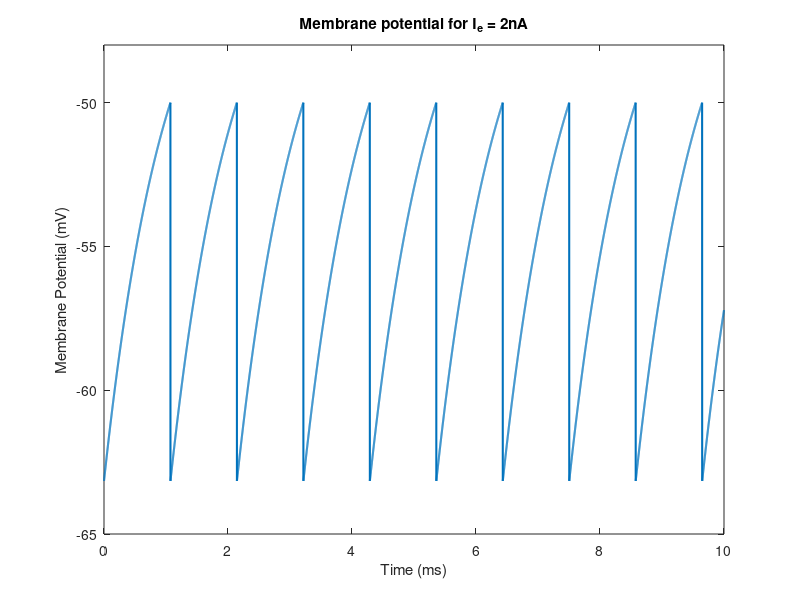

The MATLAB script that drew this image:
%%
% <latex>
% \title{BE 521: Homework 2 Questions \\{\normalsize Modeling Neurons} \\{\normalsize Spring 2021}}
% \author{46 points}
% \date{Due: Tuesday, 2/9/2021 10:00 PM}
% \maketitle
% \textbf{Objective:} Computational modeling of neurons. \\
% We gratefully acknowledge Dr. Vijay Balasubramanian (UPenn) for many of
% the questions in this homework.\\
% </latex>

%% 
% <latex>
% \begin{center}
% \author{Jal Mahendra Panchal}
% \end{center}
% </latex>

%%
% <latex>
% \section{Basic Membrane and Equilibrium Potentials (6 pts)}
% Before undertaking this section, you may find it useful to read pg.
% 153-161 of Dayan \& Abbott's \textit{Theoretical Neuroscience} (the 
% relevant section of which, Chapter 5, is posted with the homework). 
% </latex>

%%
% <latex>
% \begin{enumerate}
%  \item Recall that the potential difference $V_T$ when a mole of ions crosses a cell membrane is defined by the universal gas constant $R = 8.31\; {\rm J/mol\cdot K}$, the temperature $T$ (in Kelvin), and Faraday's constant $F = 96,480 {\rm\ C/mol}$ \[ V_T = \frac{RT}{F} \] Calculate $V_T$ at human physiologic temperature ($37\; ^{\circ} \rm C$). (1 pt)
% </latex>

%%
% <latex>
% \rule{\textwidth}{1pt}
% \textit{Example Latex math commands that uses the align tag to make your equations
% neater. You can also input math into sentences with \$ symbol like $\pi + 1$.}
% \begin{align*}
% E = MC^2 \tag{not aligned}\\
% E = & MC^2 \tag{aligned at = by the \&}\\
% 1 = &\; \frac{2}{2}\tag{aligned at = by \&}
% \end{align*}
% \rule{\textwidth}{1pt}
% </latex>

%%
% <latex>
% \\ Answer: \\
% </latex>
%%
% Replacing the value of R = 8.134 J/ mol.K, F  = 96,480 C/mol and T = 310 K
% in the equation, we get : 
R = 8.314;
F = 96480;
T = 310;
V_t = R*T/F

%%
% <latex>
% The $V_T$ at human physiological temperatures is 0.0267 V or 26.7 mV.\\
% </latex>


%%
% <latex>
%  \item Use this value $V_T$ to calculate the Nernst equilibrium potentials 
%  (in mV) for the $\rm K^+$, $\rm Na^+$, and $\rm Cl^-$ ions, given the following 
%  cytoplasm and extracellular concentrations in the squid giant axon: 
%  $\rm K^+$ : (120, 4.5), $\rm Na^+$ : (15, 145), and $\rm Cl^-$ : (12, 120), 
%  where the first number is the cytoplasmic and the second the extracellular 
%  concentration (in mM). (2 pts)
% </latex>

%%
% <latex>
% \\ Answer: \\
% To calcualte the Nernst equilibrium potential, we can use the equation,
% \begin{align*}
% E = & \frac{V_T}{z} ln(\frac{[extracellular\ concentration]}{[cytoplasmic\ concentration]})
% \end{align*}
% </latex>

K_extcell_conc_mM =4.5;
K_cyto_conc_mM = 120;
K_z = 1;

Na_extcell_conc_mM =145;
Na_cyto_conc_mM = 15;
Na_z  = 1;

Cl_extcell_conc_mM =120;
Cl_cyto_conc_mM = 12;
Cl_z = -1;

% Nernst equilibrium potential for K in mV is
E_K_mV = V_t/K_z*log(K_extcell_conc_mM/K_cyto_conc_mM)

% Nernst equilibrium potential for Na in mV is 
E_Na_mV = V_t/Na_z*log(Na_extcell_conc_mM/Na_cyto_conc_mM)

% Nernst equilibrium potential for Cl in mV is 
E_Cl_mV = V_t/Cl_z*log(Cl_extcell_conc_mM/Cl_cyto_conc_mM)

%%
% <latex>
% The Nernst equilibrium potential for $K^+$ is -87.7 mV, for $Na^+$ is 60.6
% mV and for $Cl^-$ is -61.5 mV. \\
% </latex>



%%
% <latex>
%  \item 
%   \begin{enumerate}
% 	\item Use the Goldmann equation,
% 	  \begin{equation}
% 		V_m = V_T\ln\left( \frac{\rm P_{K}\cdot[K^+]_{out} + P_{NA}\cdot[Na^+]_{out} + P_{Cl}\cdot[Cl^-]_{in}}{\rm P_{K}\cdot[K^+]_{in} + P_{NA}\cdot[Na^+]_{in} + P_{Cl}\cdot[Cl^-]_{out}} \right)
% 	  \end{equation}
% 	to calculate the resting membrane potential, $V_m$, assuming that the ratio of membrane permeabilities $\rm P_K:P_{Na}:P_{Cl}$ is $1.0:0.045:0.45$. Use the ion concentrations given above in Question 1.2. (2 pts)
% </latex>

%%
% <latex>
% \\ Answer: \\
% </latex>

%%
%Using the given ratios of membrane permiabilities, we get
P_K = 1;
P_Na = 0.045;
P_Cl = 0.45;

V_m_rest = V_t*log(((P_K*K_extcell_conc_mM)+(P_Na*Na_extcell_conc_mM)+ (P_Cl*Cl_cyto_conc_mM))/((P_K*K_cyto_conc_mM)+(P_Na*Na_cyto_conc_mM)+(P_Cl*Cl_extcell_conc_mM)))

%%
% <latex>
% The resting membrane potential is $V_m$ = -63.2 mV.\\
% </latex>

%%
% <latex>
% 	\item Calculate the membrane potential at the peak action potential, assuming a permeability ratio of $1.0:11:0.45$, again using the ion concentrations given in Question 1.2. (1 pt)
%   \end{enumerate}
% </latex>

%%
% <latex>
% \\ Answer: \\
% </latex>

%%
%Using the membrane permiabilities  to find membrane potential at peak
%action potential

P_K = 1;
P_Na = 11;
P_Cl = 0.45;

V_m_actpot = V_t*log(((P_K*K_extcell_conc_mM)+(P_Na*Na_extcell_conc_mM)+(P_Cl*Cl_cyto_conc_mM))/((P_K*K_cyto_conc_mM)+(P_Na*Na_cyto_conc_mM)+(P_Cl*Cl_extcell_conc_mM)))

%%
% <latex>
% The membrane potential at peak action potential is $V_m$ = 41.5 mV.\\
% </latex>

%%
% <latex>
% 	\item The amplitudes of the multi-unit signals in HW0 and local field
% 	potentials (LFP) in HW1 had magnitudes on the order of 10 to 100
% 	microvolts. The voltage at the peak of the action potential (determined
% 	using the Goldman equation above) has a magnitude on the order of 10
% 	millivolts. Briefly explain why we see this difference in magnitude.
% 	Hint 1: Voltage is the difference in electric potential between two
% 	points. What are the two points for our voltage measurement in the
% 	multi-unit and LFP signals? What are the two points for the voltage
% 	measurement of the action potential? Hint 2: The resistance of the neuronal membrane is typically much higher than the resistance of the extracellular fluid. (2 pts)
% </latex>

%%
% <latex>
% \\ Answer: \\
% lorem epsum
% </latex>
%% 
% <latex>
% \end{enumerate}
% \section{Integrate and Fire Model (38 pts)}
% You may find it useful to read pg.\ 162-166 of Dayan and Abbott for this section. The general differential equation for the integrate and fire model is
% \[ \tau_m\frac{dV}{dt} = V_m - V(t) + R_m I_e(t) \]
% where $\tau_m = 10\, \rm ms$ is the membrane time constant, describing how fast the current is leaking through the membrane, $V_m$ in this case is constant and represents the resting membrane potential (which you have already calculated in question 1.3.a), and $V(t)$ is the actual membrane potential as a function of time. $R_m = 10^7\, \Omega$ is the constant total membrane resistance, and $I_e(t)$ is the fluctuating incoming current. Here, we do not explicitly model the action potentials (that's Hodgkin-Huxley) but instead model the neuron's behavior leading up and after the action potential.
% </latex>

%%
% <latex>
% Use a $\Delta t = 10\, \rm \mu s$ ($\Delta t$ is the discrete analog of the continuous $dt$). Remember, one strategy for modeling differential equations like this is to start with an initial condition (here, $V(0)=V_m$), then calculate the function change (here, $\Delta V$, the discrete analog to $dV$) and then add it to the function (here, $V(t)$) to get the next value at $t+\Delta t$. Once/if the membrane potential reaches a certain threshold ($V_{th} = -50\, \rm mV$), you will say that an action potential has occurred and reset the potential back to its resting value.
% \begin{enumerate}
%  \item Model the membrane potential with a constant current injection (i.e., $I_e(t) = I_e = 2 {\rm nA}$). Plot your membrane potential as a function of time to show at least a handful of ``firings.'' (8 pts)
% </latex>

%%
% <latex>
% \\ Answer: \\
% Subsituting the values provided, we can calculate membrane potential for
% given constant current injection.
% </latex>

%%
%Using paramters provided in the question
tau_m_s = 10*1e-3;
V_m_V = V_m_rest;
R_m_ohm = 1e7; 
I_e_A = 2*1e-9;
del_t_s = 10*1e-6 ;
V_m_t_V= [];
V_m_t_curr_V = V_m_V; %Initial V_m_t = V_m
V_m_thresh = -50*1e-3;

duration_us = 10000;

for i=0:duration_us
    
    V_m_t_V = [V_m_t_V, V_m_t_curr_V];
    del_V_V = del_t_s/tau_m_s*(V_m_V-V_m_t_curr_V+R_m_ohm*I_e_A);
    V_m_t_curr_V = V_m_t_curr_V+del_V_V;
    %Resetting the membrane potential when it crosses the threshold
    if V_m_t_curr_V > V_m_thresh
        V_m_t_curr_V = V_m_V;
    end 
    
end

%%
%Plotting the voltage
t_us = 0:duration_us;
t_ms = t_us/1e3;
V_m_t_mV = V_m_t_V*1e3;
plot(t_ms,V_m_t_mV, 'Linewidth', 1.5);
title('Membrane potential for I_e = 2nA')
xlabel('Time (ms)')
ylabel('Membrane Potential (mV)')
ylim([-65,-48])

%%
% <latex>
%  \item Produce a plot of firing rate (in Hz) versus injection current, over the range of 1-4 nA. (4 pts)
% </latex>

%%
% <latex>
%  \item \texttt{I521\_A0002\_D001} contains a dynamic current injection in nA. Plot the membrane potential of your neuron in response to this variable injection current. Use Matlab's \texttt{subplot} function to place the plot of the membrane potential above the injection current so that they both have the same time axis. (Hint: the sampling frequency of the current injection data is different from the sampling frequency ($\frac{1}{\Delta t}$) that we used above.) (4 pts)
% </latex>

%%
% <latex>
%  \item Real neurons have a refractory period after an action potential that prevents them from firing again right away. We can include this behavior in the model by adding a spike-rate adaptation conductance term, $g_{sra}(t)$ (modeled as a potassium conductance), to the model
%  \[ \tau_m\frac{dV}{dt} = V_m - V(t) - r_m g_{sra}(t)(V(t)-V_K)+ R_m I_e(t) \]
%  where \[ \tau_{sra}\frac{dg_{sra}(t)}{dt} = -g_{sra}(t), \]
%  Every time an action potential occurs, we increase $g_{sra}$ by a certain constant amount, $g_{sra} = g_{sra} + \Delta g_{sra}$. Use $r_m \Delta g_{sra} = 0.06$. Use a conductance time constant of $\tau_{sra} = 100\, \rm ms$, a potassium equilibrium potential of $V_K = -70\, \rm mV$, and $g_{sra}(0) = 0$. (Hint: How can you use the $r_m \Delta g_{sra}$ value to update voltage and conductance separately in your simulation?)
% </latex>

%%
% <latex>
%  \begin{enumerate}
%   \item Implement this addition to the model (using the same other parameters as in question 2.1) and plot the membrane potential over 200 ms. (8 pts)
% </latex>

%%
% <latex>
%   \item Plot the inter-spike interval (the time between the spikes) of all the spikes that occur in 500 ms. (2 pts)
% </latex>

%%
% <latex>
%   \item Explain how the spike-rate adaptation term we introduced above might be contributing to the behavior you observe in 2.4.b. (2 pts)
% </latex>

%%
% <latex>
%  \end{enumerate}
%  \item Pursue an extension of this basic integrate and fire model. A few ideas are: implement the Integrate-and-Fire-or-Burst Model of Smith et al.\ 2000 (included); implement the Hodgkin-Huxley model (see Dayan and Abbot, pg.\ 173); provide some sort of interesting model of a population of neurons; or perhaps model what an electrode sampling at 200 Hz would record from the signal you produce in question 2.3. Feel free to be creative. 
%  We reserve the right to give extra credit to particularly interesting extensions and will in general be more generous with points for more difficult extensions (like the first two ideas), though it is possible to get full credit for any well-done extension.
%   \begin{enumerate}
% 	\item Briefly describe what your extension is and how you will execute it in code. (6 pts)
% </latex>

%%
% <latex>
% 	\item Provide an interesting figure along with an explanation illustrating the extension. (4 pts)
% </latex>

%%
% <latex>
%   \end{enumerate}
% \end{enumerate}
% </latex>


